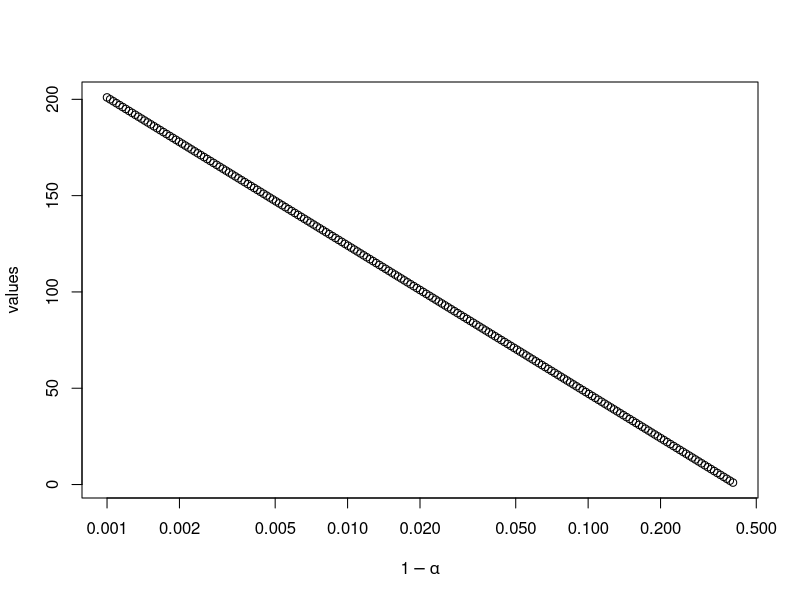

Write the R code that produced this figure.
alpha <- 1-10^(seq(log10(1-0.6), log10(1-0.999), length.out = 201))
values <- 1:201
plot(1-alpha, values, log = "x", xlab = expression(1-alpha))

## when 1-alpha close to 0,then more value will be pluged in, therefore we can observe more information when value is close to 0
## In this case, 1-alpha close to 0 represents that alpha is close to 1.